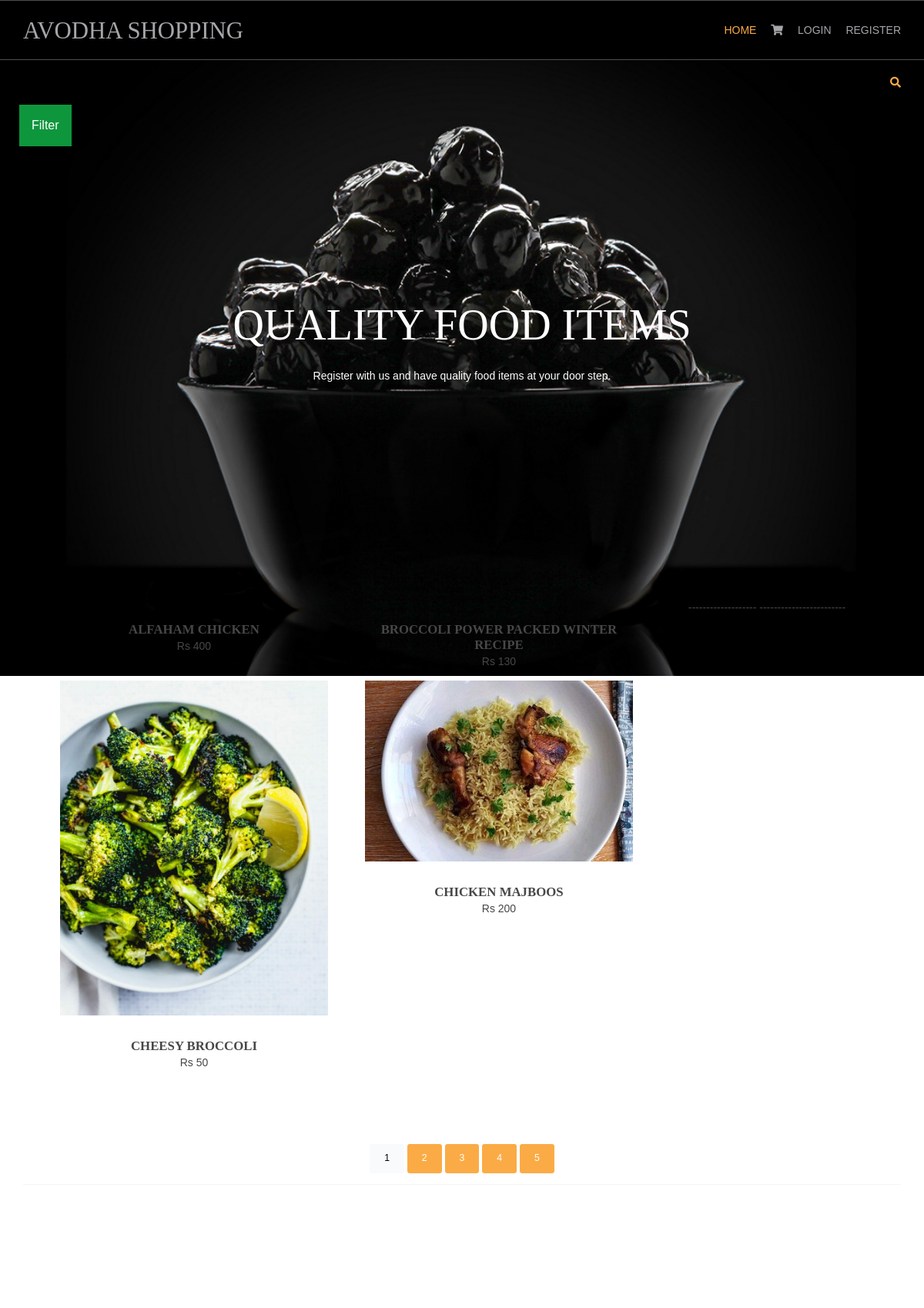
The page / on the database its author committed.
### shop/models.py (models this page shows, shortened)
class products(models.Model):
    name = models.CharField(max_length=250, unique=True)
    slug = models.SlugField(max_length=250, unique=True)
    img = models.ImageField(upload_to='product')
    desc = models.TextField()
    stock = models.IntegerField()
    available = models.BooleanField()
    price = models.IntegerField()
    category = models.ForeignKey(Category, on_delete=models.CASCADE)
    class Meta:
        ordering = ['name']
        verbose_name = 'category'
        verbose_name_plural = 'categories'
    def get_url(self):
        return reverse('details', args=[self.category.slug, self.slug])

### shop/views.py (the view)
# urls.py: 2. Add a URL to urlpatterns:  path('', views.home, name='home')
def home(request, c_slug=None):
    c_page = None
    prodt = None
    if c_slug != None:
        c_page = get_object_or_404(Category, slug=c_slug)
        prodt = products.objects.filter(category=c_page, available=True)
    else:
        prodt = products.objects.all().filter(available=True)
    cat = Category.objects.all()
    paginator = Paginator(prodt, 4)
    try:
        page = int(request.GET.get('page', '1'))
    except:
        page = 1
    try:
        pro = paginator.page(page)
    except(EmptyPage, InvalidPage):
        pro = paginator.page(paginator.num_pages)
    return render(request, 'index.html', {'pr': prodt, 'ct': cat, 'pg': pro})

### cart/context_processor.py (called while the page is built)
def count(request):
    item_count = 0
    if 'admin' in request.path:
        return {}
    else:
        try:
            ct = cartlist.objects.filter(cart_id=c_id(request))
            ct_i = items.objects.all().filter(cart=ct[:1])
            for c in ct_i:
                item_count += c.quan
        except cartlist.DoesNotExist:
            item_count = 0
    return dict(itc=item_count)

### cart/views.py (called while the page is built)
def c_id(request):
    ct_id = request.session.session_key
    if not ct_id:
        ct_id = request.session.create()
    return ct_id

### shop/models.py (called while the page is built)
    def get_url(self):
        return reverse('prod_cat', args=[self.slug])

### templates/index.html (shortened to what this page needs)
{% extends 'base.html' %}
{% load static %}
{% block content %}
<html lang="">
<head>
<link href="{% static 'hm/layout/styles/layout.css' %}" rel="stylesheet" type="text/css" media="all">
</head>
<body id="top">
<div class="abcd" style="background-image:url({% static 'hm/images/demo/backgrounds/bg.jpg' %});">
   <div class="wrapper row0">
    <div id="topbar" class="hoc clear">
      <div class="fl_right">
        <ul class="nospace">
          <li id="searchform">
          </li>
        </ul>
      </div>
    </div>
   </div>
  <div class="dropdown">
    <button onclick="myFunction()" class="dropbtn">Filter</button>
  </div>
  <div id="pageintro" class="hoc clear">
    <article>
      <h3 class="heading">QUALITY FOOD ITEMS</h3>
      <p>Register with us and have quality food items at your door step.</p>
    </article>
  </div>
</div>
<div class="wrapper row3">
  <main class="hoc container clear">
    <section id="introblocks">
      <ul class="nospace group btmspace-80">
    -------------------
        {% for i in pg.object_list %}
        <li class="one_third">
          <figure><a class="imgover" href={{i.get_url}}><img src="{{i.img.url}}" alt=""></a>
            <figcaption>
              <h6 class="heading">{{i.name}}</h6>
              <p>Rs {{i.price}}</p>
            </figcaption>
          </figure>
        </li>
        {% endfor %}
        ------------------------
      </ul>
    </section>
    <center>
      {% for p in pg.paginator.page_range %}
      <a href="?page={{p}}" class="btn btn-light btn-sm {% if pg.number == p %} active {% endif %}">{{p}}</a>
      {% endfor %}
    </center>
    <hr class="btmspace-80">
  </main>
</div>
</body>
</html>
{% endblock %}

### templates/base.html (shortened to what this page needs)
{% load static %}
<html lang="">
<head>
<link href="{% static 'hm/layout/styles/layout.css' %}" rel="stylesheet" type="text/css" media="all">
<link href="https://cdn.jsdelivr.net/npm/bootstrap@5.1.3/dist/css/bootstrap.min.css" rel="stylesheet">
</head>
<body id="top">
<div style="background-image:url({% static 'hm/images/demo/backgrounds/bg.jpg' %});">
  <div class="wrapper row1">
    <header id="header" class="hoc clear">
      <div id="logo" class="fl_left">
        <h1><a href="/">AVODHA SHOPPING</a></h1>
      </div>
      <nav id="mainav" class="fl_right">
        <ul class="clear">
          <li class="active"><a href="/">Home</a></li>
          {% if itc > 0 %}
          <li><a class="active" href="{% url 'cartDetails' %}"><i class="fa fa-shopping-cart"></i> &nbsp;{{itc}}</a></li>
          {% else %}
          <li><a class="active" href="{% url 'cartDetails' %}"><i class="fa fa-shopping-cart"></i></a></li>
          {% endif %}
          {% if user.is_authenticated %}
          <li class="active">Hello {{user.first_name}}&nbsp;{{user.last_name}}</li>
          <li><a class="active" href="{% url 'logout' %}">Logout</a></li>
          {% else %}
          <li><a class="active" href="{% url 'login' %}">Login</a></li>
          {% endif %}
          <li><a class="active" href="{% url 'register' %}">Register</a></li>
        </ul>
      </nav>
    </header>
  </div>
</div>
{% block content %}
{% endblock %}
</body>
</html>

### static/hm/layout/styles/layout.css (style rules this page uses)
.row1 { border:solid; border-width:1px 0; }
#topbar { padding:20px 0; font-size:.8rem; text-transform:uppercase; }
#topbar ul li { display:inline-block; margin-right:15px; }
#topbar ul li:last-child { margin-right:0; padding-right:0; border-right:none; }
#topbar #searchform { position:relative; line-height:1; z-index:9999; }
#topbar #searchform::after { display:block; height:18px; line-height:18px; padding:0; font-family:"Font Awesome\ 5 Free"; font-weight:900; font-size:1rem; content:"\f002"; }
#topbar #searchform ::placeholder { text-transform:capitalize; }
#header #logo { margin:22px 0 0 0; }
#header #logo h1 { margin:0; padding:0; font-size:2.2rem; text-transform:uppercase; }
#pageintro { padding:200px 0 300px; }
#pageintro article, #pageintro article p { display:block; max-width:75%; margin:0 auto; text-align:center; }
#pageintro article p { max-width:65%; line-height:2rem; }
#pageintro .heading { margin-bottom:20px; font-size:4rem; }
.container { padding:80px 0; }
#introblocks { display:block; position:relative; margin:-180px 0 0 0; z-index:1; text-align:center; }
#introblocks figure figcaption { display:block; padding:30px 0 0 0; text-align:center; }
#introblocks figure figcaption .heading { font-size:1.2rem; font-weight:700; margin-bottom:0; }
*, *::before, *::after { transition:all .3s ease-in-out; }
nav ul, nav ol { margin:0; padding:0; list-style:none; }
#mainav, #breadcrumb, .sidebar nav { line-height:normal; }
#mainav ul { text-transform:uppercase; }
#mainav li { display:inline-block; position:relative; margin:0 15px 0 0; padding:0; }
#mainav li:last-child { margin-right:0; }
#mainav li a { display:block; padding:30px 0; }
body { color:#A5A6AA; background-color:#1C1D21; }
a { color:#FBAB45; }
hr, .borderedbox { border-color:#D7D7D7; }
.btn, .btn.inverse:hover { color:#FFFFFF; background-color:#FBAB45; border-color:#FBAB45; }
.imgover, .imgover:hover::after { color:#FFFFFF; }
.row1 { border-color:rgba(255,255,255,.3); }
.row3 { color:#474747; background-color:#FFFFFF; }
#topbar #searchform { color:#FBAB45; }
#header #logo h1 a { color:inherit; }
#pageintro { color:#FFFFFF; }
#mainav li a { color:inherit; }
#mainav .active a, #mainav a:hover, #mainav li:hover > a { color:#FBAB45; background-color:inherit; }
@media screen and (min-width:1140px) { .hoc { max-width:1140px; } }

### templates/base.html (style rules this page uses)
.dropbtn { background-color: #0e963d; color: white; padding: 16px; font-size: 16px; border: none; cursor: pointer; }
.dropdown { position: relative; display: inline-block; padding-left: 25px }

### templates/index.html (style rules this page uses)
.abcd { height:100%; background-position:center; background-repeat:no-repeat; background-size:cover }

### rows shown on the page
products: name "ALFAHAM CHICKEN", price "400"
products: name "BROCCOLI POWER PACKED WINTER RECIPE", price "130"
products: img (picture), name "CHEESY BROCCOLI", price "50"
products: img (picture), name "CHICKEN MAJBOOS", price "200"

### other values the page prints
{{ p }} "1" "2" "3" "4" "5"
